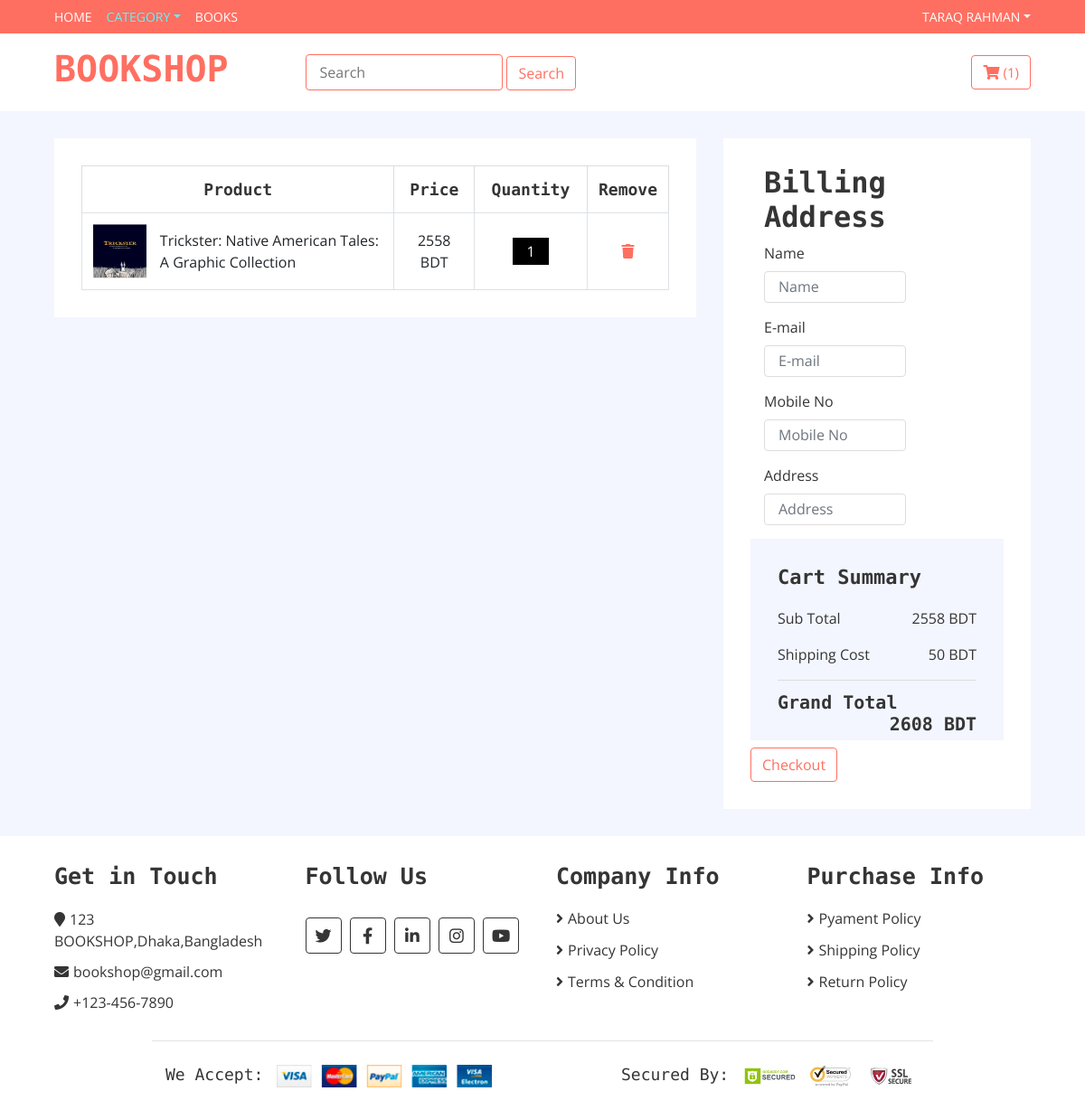
Screenshot of /cart.php (signed in) with the database file from the repository.
### tables this page shows
CREATE TABLE `cart` (
  `id` int(11) NOT NULL,
  `bid` int(11) NOT NULL,
  `uid` int(11) NOT NULL,
  `name` varchar(244) NOT NULL,
  `category` int(11) NOT NULL,
  `price` int(11) NOT NULL
);

### classes/cart.php (called while the page is built, shortened)
<?php
    class cart{
        public function onCart($logId){
            $source = new source();
            $source->Query("SELECT * from `cart` where uid = ?",[$logId]);
            return $source->CountRows();
        }
    }
?>

### classes/source.php (called while the page is built, shortened)
<?php
class source extends db{
    public $Query;
    public function Query($query,$param = []){
        if(empty($param)){
            $this->Query = $this->db->prepare($query);
            return $this->Query->execute();
        }else{
            $this->Query = $this->db->prepare($query);
            return $this->Query->execute($param);
        }
    }
    public function CountRows(){
        return $this->Query->rowCount();
    }
    public function FetchAll(){
        return $this->Query->FetchAll(PDO::FETCH_OBJ);
    }
}
?>

### classes/db.php (called while the page is built, shortened)
<?php
class db{
    private $host = "localhost";
    private $username = "root";
    private $password = "";
    private $database = "bookshop";
    public function __construct(){
        try{
            $this->db = new PDO("mysql:hsot=".$this->host.";dbname=".$this->database,
            $this->username,$this->password);
        }catch(PDOException $e){
            echo "Connection problem : ".$e->getMessage();
        }
    }
}
?>

### cart.php (the view, shortened to what this page needs)
<?php
include 'init.php';
?>
<!DOCTYPE html>
<html lang="en">
<head>
    <link href="https://stackpath.bootstrapcdn.com/bootstrap/4.4.1/css/bootstrap.min.css" rel="stylesheet">
    <link href="https://cdnjs.cloudflare.com/ajax/libs/font-awesome/5.10.0/css/all.min.css" rel="stylesheet">
    <link href="lib/slick/slick.css" rel="stylesheet">
    <link href="lib/slick/slick-theme.css" rel="stylesheet">
    <link href="css/style.css" rel="stylesheet">
</head>
<body>
    <?php include 'php/headnav.php'; ?>
    <div class="cart-page">
        <div class="container-fluid">
            <form method="POST">
                <div class="row">
                    <div class="col-lg-8">
                        <div class="cart-page-inner">
                            <div class="table-responsive">
                                <table class="table table-bordered">
                                    <thead class="thead-dark">
                                        <tr>
                                            <th>Product</th>
                                            <th>Price</th>
                                            <th>Quantity</th>
                                            <th>Remove</th>
                                        </tr>
                                    </thead>
                                    <tbody class="align-middle">
                                        <?php
                                        $subTotalPrice = 0;
                                        $source->Query("SELECT * FROM `cart` where uid = ? ", [$_SESSION['logId']]);
                                        $query = $source->FetchAll();
                                        $cRow = $source->CountRows();
                                        if ($cRow > 0) {
                                            foreach ($query as $row) :
                                                echo "
                                                <tr>
                                                <td>
                                                    <div class='img'>
                                                        <a href='#'><img src='assets/bookimg/" . $row->bid . ".jpg' alt='Image'></a>
                                                        <p>" . $row->name . "</p>
                                                    </div>
                                                </td>
                                                <td>" . $row->price . " BDT</td>
                                                <td>
                                                    <div class='qty'>
                                                        <input type='text' value='1' readonly>
                                                    </div>
                                                </td>
                                                <td><a href='classes/delete.php?delId=" . $row->id . "'><i class='fa fa-trash'></i></a></td>
                                            </tr>
                                                ";
                                                $subTotalPrice += $row->price;
                                            endforeach;
                                        }
                                        ?>
                                    </tbody>
                                </table>
                            </div>
                        </div>
                    </div>
                    <div class="col-lg-4">
                        <div class="cart-page-inner">
                            <div class="row">
                                <div class="col-md-12">
                                    <div class="col-lg-8">
                                        <div class="checkout-inner">
                                            <div class="billing-address">
                                                <h2>Billing Address</h2>
                                                <div class="row">
                                                    <div class="col-md-12">
                                                        <label>Name</label>
                                                        <input class="form-control" type="text" placeholder="Name" name="name">
                                                    </div>
                                                    <div class="col-md-12">
                                                        <label>E-mail</label>
                                                        <input class="form-control" type="email" placeholder="E-mail" name="email">
                                                    </div>
                                                    <div class="col-md-12">
                                                        <label>Mobile No</label>
                                                        <input class="form-control" type="number" placeholder="Mobile No" name="phone">
                                                    </div>
                                                    <div class="col-md-12">
                                                        <label>Address</label>
                                                        <input class="form-control" type="text" placeholder="Address" name="address">
                                                    </div>
                                                </div>
                                            </div>
                                        </div>
                                    </div>
                                    <div class="cart-summary">
                                        <div class="cart-content">
                                            <h1>Cart Summary</h1>
                                            <p>Sub Total<span><?php echo $subTotalPrice . " BDT"; ?></span></p>
                                            <p>Shipping Cost<span>50 BDT</span></p>
                                            <h2>Grand Total<span><?php (int)$totalPrice = (int)$subTotalPrice + (int)50;
                                                                    echo $totalPrice . " BDT"; ?></span></h2>
                                        </div>
                                        <div class="cart-btn">
                                            <input type="submit" value="Checkout" class="btn mt-2" name="checkout">
                                        </div>
                                    </div>
                                </div>
                            </div>
                        </div>
                    </div>
                </div>
            </form>
        </div>
    </div>
    <?php include 'php/footerDetails.php' ?>
</body>
</html>

### css/style.css (style rules this page uses)
body { color: #353535; font-family: 'Open Sans', sans-serif; font-weight: 400; background: #f3f6ff; }
a { color: #FF6F61; }
h1 { font-family: 'Source Code Pro', monospace; font-weight: 900; }
h2 { font-family: 'Source Code Pro', monospace; font-weight: 700; }
@media (min-width: 992px) { .container-fluid { padding-right: 60px; padding-left: 60px; } }
.form-control, .custom-select { width: 100%; height: 35px; padding: 0 15px; color: #999999; border: 1px solid #dddddd; margin-bottom: 15px }
.btn { color: #FF6F61; background: #ffffff; border: 1px solid #FF6F61; }
.cart-page { position: relative; margin-top: 30px; }
.cart-page .cart-page-inner { padding: 30px; margin-bottom: 30px; background: #ffffff; }
.cart-page .table { width: 100%; text-align: center; margin-bottom: 0; }
.cart-page .table .thead-dark th { font-family: 'Source Code Pro', monospace; font-size: 18px; font-weight: 700; color: #353535; text-align: center; background: transparent; border-color: #dddddd; border-bottom: none; vertical-align: middle; }
.cart-page .table td { font-size: 16px; vertical-align: middle; }
.cart-page .table .img { display: flex; align-items: center; }
.cart-page .table .img img { max-width: 60px; max-height: 60px; margin-right: 15px; }
.cart-page .table .img p { display: inline-block; text-align: left; margin: 0; }
.cart-page .table .qty { display: inline-block; width: 100px; font-size: 0; }
.cart-page .table input { width: 40px; height: 30px; font-size: 16px; color: #ffffff; text-align: center; background: #000000; border: none; }
.cart-page .cart-summary { position: relative; width: 100%; }
.cart-page .cart-summary .cart-content { padding: 30px; background: #f3f6ff; }
.cart-page .cart-summary .cart-content h1 { font-size: 22px; margin-bottom: 20px; }
.cart-page .cart-summary .cart-content p span, .cart-page .cart-summary .cart-content h2 span { float: right; }
.cart-page .cart-summary .cart-content h2 { font-size: 20px; font-weight: 600; padding-top: 12px; border-top: 1px solid #dddddd; margin: 0; }

### rows the page displays
cart: name "Trickster: Native American Tales: A Graphic Collection", price "2558"

### other values shown
$_SESSION['login_success'] "TARAQ RAHMAN"
$countCart->onCart($_SESSION['logId']) "1"
$subTotalPrice "2558"
$totalPrice "2608"
